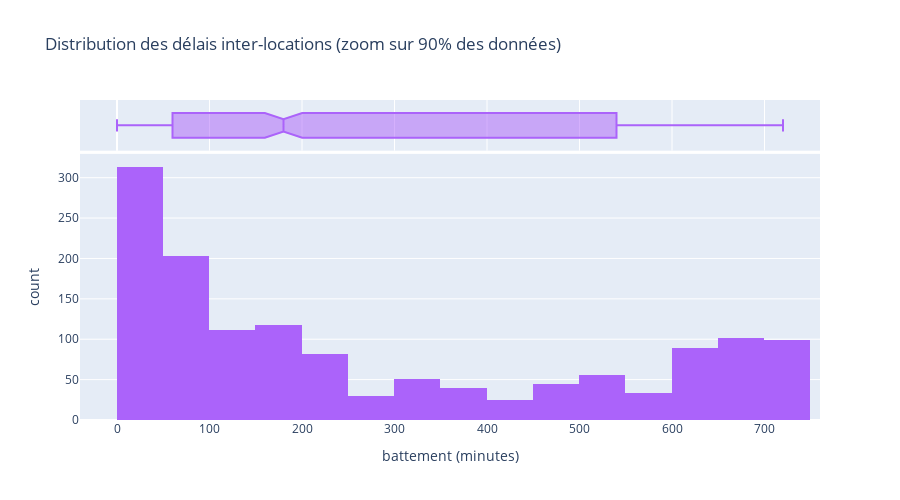

Here is the notebook cell this chart was saved with:
### Markdown cell above
### 4. Distribution des délais inter-locations ou battements (`time_delta_with_previous_rental`)

### Code cell
# Visualisation de la distribution des battements
viz_gap = viz_with_previous_rental_ended.dropna(subset=['time_delta_with_previous_rental']).copy()

fig_gap = px.histogram(
    viz_gap,
    x='time_delta_with_previous_rental',
    nbins=30,
    title="Distribution des délais inter-locations (zoom sur 90% des données)",
    labels={'time_delta_with_previous_rental': 'battement (minutes)'},
    color_discrete_sequence=['#ab63fa'],
    marginal="box", 
    height=500
)
fig_gap.show()

print(f"Temps de battement médian (locations enchainées): {round(df_delay['time_delta_with_previous_rental'].median())} minutes")
print(f"Temps de battement moyen (locations enchainées): {round(df_delay['time_delta_with_previous_rental'].mean())} minutes")

### Figure 1 — Plotly figure (JSON) as saved in the notebook; plotly's stock layout.template omitted (floating-point values rounded to 4 significant figures; data arrays with more than 128 entries replaced by an {"elided": "..."} marker saying what was removed)
{"data": [{"alignmentgroup": "True", "bingroup": "x", "hovertemplate": "battement (minutes)=%{x}<br>count=%{y}<extra></extra>", "legendgroup": "", "marker": {"color": "#ab63fa", "pattern": {"shape": ""}}, "name": "", "nbinsx": 30, "offsetgroup": "", "orientation": "v", "showlegend": false, "type": "histogram", "x": {"elided": "1395 int values"}, "xaxis": "x", "yaxis": "y"}, {"alignmentgroup": "True", "hovertemplate": "battement (minutes)=%{x}<extra></extra>", "legendgroup": "", "marker": {"color": "#ab63fa"}, "name": "", "notched": true, "offsetgroup": "", "showlegend": false, "type": "box", "x": {"elided": "1395 int values"}, "xaxis": "x2", "yaxis": "y2"}], "layout": {"barmode": "relative", "height": 500, "legend": {"tracegroupgap": 0}, "title": {"text": "Distribution des délais inter-locations (zoom sur 90% des données)"}, "xaxis": {"anchor": "y", "domain": [0, 1], "title": {"text": "battement (minutes)"}}, "xaxis2": {"anchor": "y2", "domain": [0, 1], "matches": "x", "showgrid": true, "showticklabels": false}, "yaxis": {"anchor": "x", "domain": [0, 0.8316], "title": {"text": "count"}}, "yaxis2": {"anchor": "x2", "domain": [0.8416, 1], "matches": "y2", "showgrid": false, "showline": false, "showticklabels": false, "ticks": ""}}}
